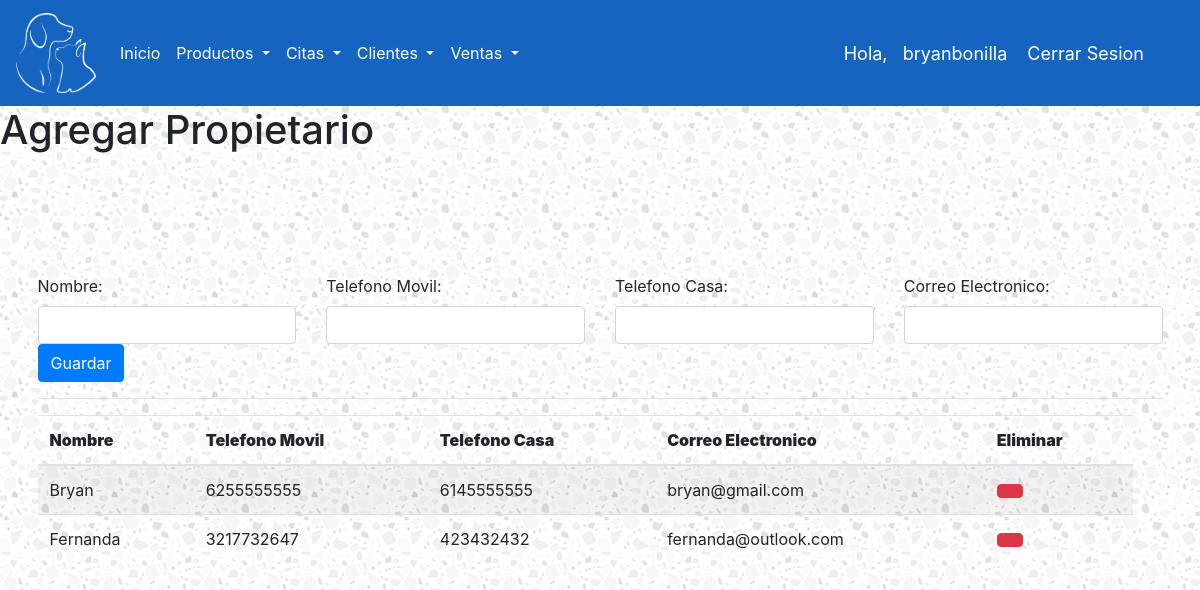
/propietario/ (signed in), run on the app's committed database.
### ControlDeVeterinaria/models.py (models this page shows, shortened)
class Account(AbstractBaseUser):
    ROLES = (
        ('ADMIN','ADMIN'),
        ('EMPLEADO','EMPLEADO'),
    )
    rol = models.CharField(max_length=30, choices=ROLES)
    username = models.CharField(max_length=50, unique=True)
    password = models.CharField(max_length=50)
    is_admin = models.BooleanField(default=False)
    is_staff = models.BooleanField(default=False)
    is_superuser = models.BooleanField(default=False)
    USERNAME_FIELD = 'username'
    REQUIRED_FIELDS = ['rol','password']
    objects = MyAccountManager()
    def __str__(self):
        return self.username

class Propietario(models.Model):
    nombrePropietario = models.CharField(max_length=30)
    telefonoMovil = models.CharField(max_length=10)
    telefonoCasa = models.CharField(max_length=10)
    correoElectronico = models.CharField(max_length=50)

### ControlDeVeterinaria/views.py (the view)
# urls.py: path('propietario/', crearPropietario, name="crear-propietario"),
@login_required(login_url='login')
def crearPropietario(request):
    listaPropietario = Propietario.objects.all()
    form = PropietarioForm(request.POST)
    if form.is_valid():
        form.save()
    context ={
        'form':form,
        'listaPropietario':listaPropietario
    }
    return render(request, 'ControlDeVeterinaria/crearPropietario.html', context)

### ControlDeVeterinaria/forms.py
class PropietarioForm(forms.ModelForm):
    class Meta:
        model = Propietario
        fields = ['nombrePropietario', 'telefonoMovil', 'telefonoCasa', 'correoElectronico']
    def __init__(self, *args, **kwargs):
        super(PropietarioForm, self).__init__(*args, **kwargs)
        self.fields['nombrePropietario'].widget.attrs['class'] = 'form-control'
        self.fields['telefonoMovil'].widget.attrs['class'] = 'form-control'
        self.fields['telefonoCasa'].widget.attrs['class'] = 'form-control'
        self.fields['correoElectronico'].widget.attrs['class'] = 'form-control'

### ControlDeVeterinaria/templates/ControlDeVeterinaria/crearPropietario.html (shortened to what this page needs)
{% extends 'ControlDeVeterinaria/base.html' %}
{% load static %}
{% block content %}
<h1> Agregar Propietario </h1>
<br>
<form action="" method="post" class="form-horizontal" enctype="multipart/form-data">{% csrf_token %}
	<div class="row">
		<div class="col-sm-3">
			<label>Nombre: </label>
			{{ form.nombrePropietario }}
		</div>
		<div class="col-sm-3">
			<label>Telefono Movil: </label>
			{{ form.telefonoMovil }}
		</div>
		<div class="col-sm-3">
			<label>Telefono Casa: </label>
			{{ form.telefonoCasa }}
		</div>
		<div class="col-sm-3">
			<label>Correo Electronico: </label>
			{{ form.correoElectronico }}
		</div>
		<div class="col-sm-3">
			<button class="btn btn-primary" type="submit"> Guardar </button>
		</div>
	</div>
	<hr>
	<div class="row col-sm-12">
		<table id="dvData" class="table table-striped" >
			<thead>
				<tr>
					<th >
						<strong>Nombre</strong>
					</th>
					<th >
						<strong>Telefono Movil</strong>
					</th>
					<th >
						<strong>Telefono Casa</strong>
					</th>
					<th >
						<strong>Correo Electronico</strong>
					</th>
					<th >
						<strong>Eliminar</strong>
					</th>
				</tr>
			</thead>
			<tbody>
				{% for datos in listaPropietario %}
					<tr>
						<td >{{ datos.nombrePropietario }}</td>
						<td >{{ datos.telefonoMovil }}</td>
						<td >{{ datos.telefonoCasa }}</td>
						<td >{{ datos.correoElectronico }}</td>
						<td >
							<a href="{% url 'borrar-propietario' datos.id %}" class="btn btn-default btn-danger"></a>
						</td>
					</tr>
				{% endfor %}
			</tbody>
		</table>
	</div>
</form>
{% endblock %}

### ControlDeVeterinaria/templates/ControlDeVeterinaria/base.html (shortened to what this page needs)
<!DOCTYPE html>
{% load static %}
<html>
<head>
	<link rel="stylesheet" href="https://cdn.jsdelivr.net/npm/bootstrap@4.5.3/dist/css/bootstrap.min.css">
<link rel="stylesheet" href="{% static "CDV/css/1.css" %}">
</head>
<body>
	<header>
		<nav class="navbar navbar-expand-lg">
      <a class="navbar-brand text-white" href="{% url 'index' %}" ><img src="{% static "CDV/images/Logo.png" %}" class="imglogo"></a>
      <div class="collapse navbar-collapse" id="navbarSupportedContent">
        <ul class="navbar-nav mr-auto">
          <li class="nav-item active">
            <a class="nav-link text-white" href={% url 'index' %} >Inicio <span class="sr-only">(current)</span></a>
          </li>
          <li class="nav-item dropdown">
            <a class="nav-link dropdown-toggle text-white" href="#" id="navbarDropdown" role="button" data-toggle="dropdown" aria-haspopup="true" aria-expanded="false">
              Productos
            </a>
          </li>
          <li class="nav-item dropdown">
            <a class="nav-link dropdown-toggle text-white" href="#" id="navbarDropdown" role="button" data-toggle="dropdown" aria-haspopup="true" aria-expanded="false">
              Citas
            </a>
          </li>
          <li class="nav-item dropdown">
            <a class="nav-link dropdown-toggle text-white" href="#" id="navbarDropdown" role="button" data-toggle="dropdown" aria-haspopup="true" aria-expanded="false">
              Clientes
            </a>
          </li>
          <li class="nav-item dropdown">
            <a class="nav-link dropdown-toggle text-white" href="#" id="navbarDropdown" role="button" data-toggle="dropdown" aria-haspopup="true" aria-expanded="false">
              Ventas
            </a>
          </li>
        </ul>
      </div>
      <span class = "hello-msg">Hola, &nbsp {{request.user}} </span>
      <span class = "hello-msg"><a href="{% url 'logout' %}">Cerrar Sesion</a></span>
    </nav>
	</header>
{% block content %}
{% endblock %}
</body>
</html>

### static/CDV/css/1.css (style rules this page uses)
html { font-family: 'Montserrat', sans-serif; }
form { padding: 37.5px; margin: 50px 0; }
nav { background-color: #1565c0 !important; color: white; }
.imglogo { width: 80px; height: 80px; }

### data on the page
Account: user "bryanbonilla"
Propietario: nombrePropietario "Bryan", telefonoMovil "6255555555", telefonoCasa "6145555555", correoElectronico "bryan@gmail.com"
Propietario: nombrePropietario "Fernanda", telefonoMovil "3217732647", telefonoCasa "423432432", correoElectronico "fernanda@outlook.com"
